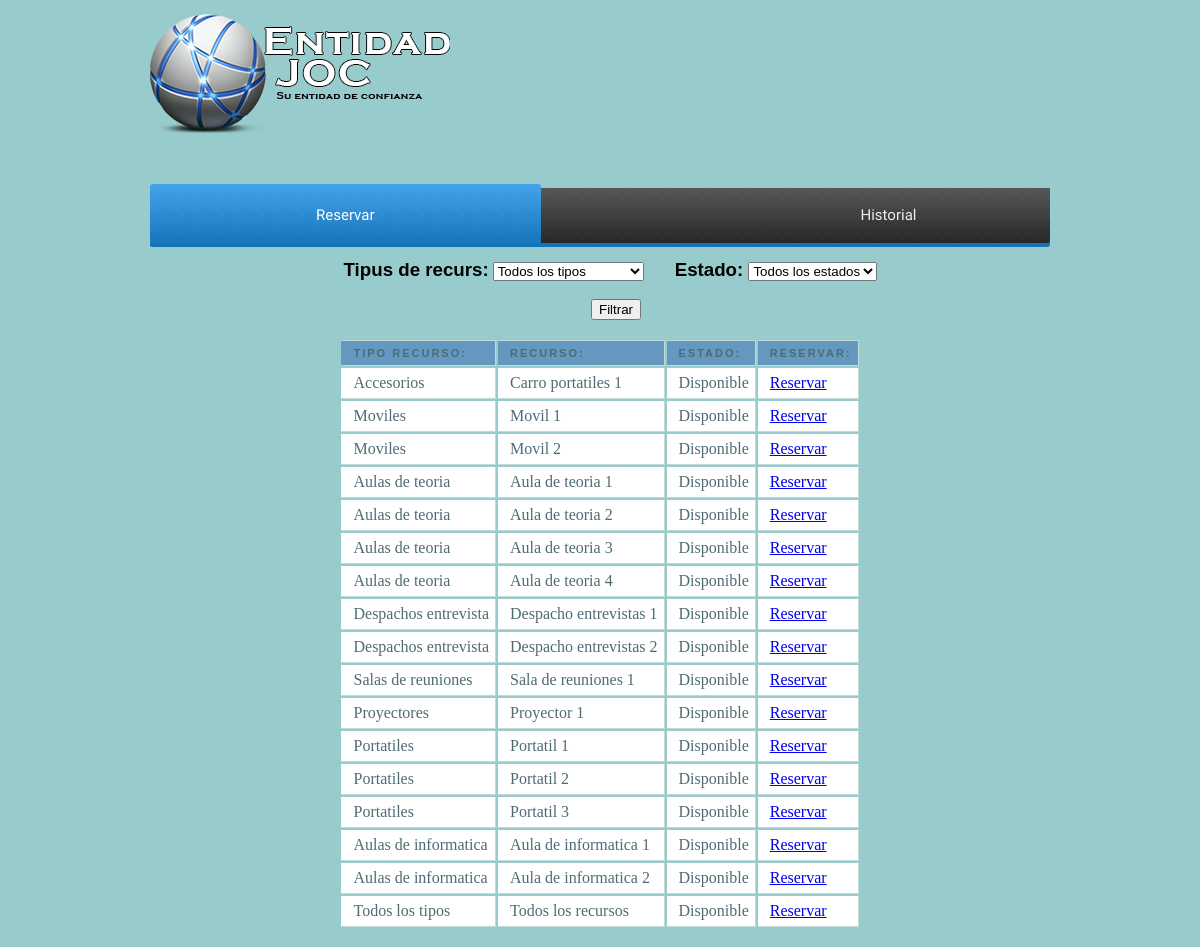
Page /paginausuario_reservar.php on the earlier database version.
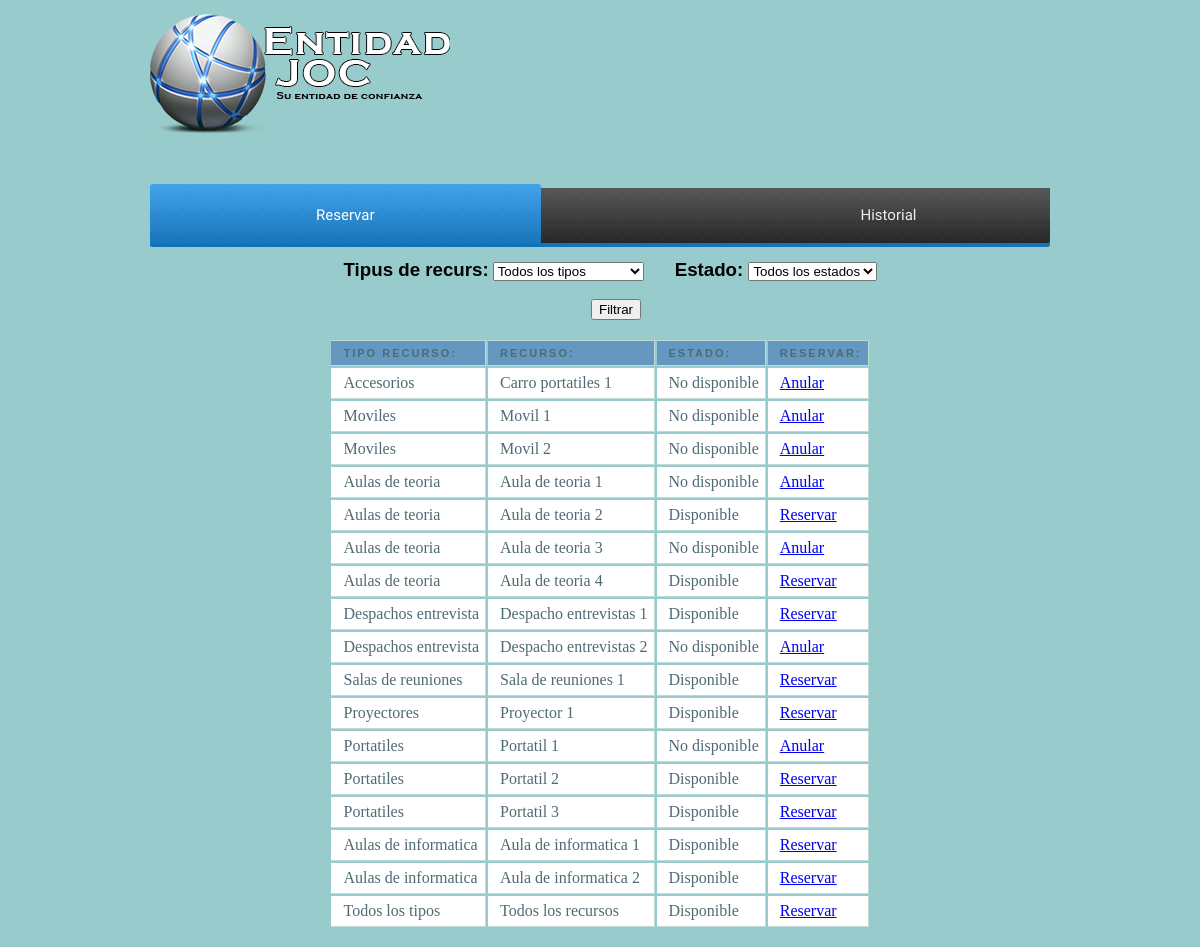
Same page on the later database version.
### tables this page shows
CREATE TABLE IF NOT EXISTS `resources` (
  `idResource` int(255) NOT NULL,
  `nomR` varchar(50) NOT NULL,
  `idEstado` int(11) NOT NULL,
  `idRType` int(11) NOT NULL
);

CREATE TABLE IF NOT EXISTS `resourcestype` (
  `idRType` int(255) NOT NULL,
  `tipo` varchar(20) NOT NULL
);

CREATE TABLE IF NOT EXISTS `estadoinfo` (
  `idEstado` int(255) NOT NULL,
  `nomEstado` varchar(20) NOT NULL
);

### formularis_definitiu.php (the view, shortened to what this page needs)
<link rel="stylesheet" href="css/tablareservas.css">
<!DOCTYPE html>
<html>
	<head>
	</head>
	<body>
		<div id="desplegables">
			<form name="formulario_reservas" action="paginausuario_reservar.php" method="POST">
				<?php
					if (!isset($_REQUEST['tiporecursos'])){
						$conn=mysqli_connect('localhost','root','','bd_intranet');
		                $consulta_Rtype="SELECT idRType, tipo FROM resourcestype";
		                $datos=mysqli_query($conn,$consulta_Rtype);
		        ?>
						<div id="div_izq"><h3>Tipus de recurs:</h3>
						<select name="tiporecursos" onchange="OnSelectionChange(this)">
				            <?php
				            	while($nom=mysqli_fetch_array($datos)){
				               		echo "<option value='$nom[idRType]' selected=$nom[12]>".utf8_encode($nom['tipo'])."</option>";
				               	}
				            ?>
			            </select>
			        <?php
			        	$consulta_Estado="SELECT idEstado, nomEstado FROM estadoinfo";
			            $datos_estado=mysqli_query($conn,$consulta_Estado);
			        ?></div>
			        	<div id="div_cen"><h3> Estado: </h3>
			            <select name="estado">
			            	<?php
			            		while($nombres=mysqli_fetch_array($datos_estado)){
				               		echo "<option value='$nombres[idEstado]' selected=$nombres[4]>".utf8_encode($nombres['nomEstado'])."</option>";
				               	}
			            	?>
			        	</select>
		        <?php
		        	}
	       		?>
	       		<br></div>
	       		<div id="div_boton"><input type="submit" value="Filtrar"></div>
	       	</form>
        </div>
        <div>
        	<br>
        	<center><table class="mytable">
        		<tr>
        			<th>Tipo Recurso:</th>
        			<th>Recurso:</th>
        			<th>Estado:</th>
        			<th>Reservar:</th>
        		</tr>
		        	<?php
		        		if ((!isset($_REQUEST['tiporecursos'])) OR ($_REQUEST['tiporecursos']==12)){
			        		$conn=mysqli_connect('localhost','root','','bd_intranet');
					        if ((!isset($_REQUEST['estado'])) OR ($_REQUEST['estado']==4)){
					        	$sql="SELECT resources.*, resourcestype.*, estadoinfo.* FROM ((resourcestype INNER JOIN resources ON resourcestype.idRType=resources.idRType) INNER JOIN estadoinfo ON resources.idEstado=estadoinfo.idEstado)";
					        }else{
					        	$sql="SELECT resources.*, resourcestype.*, estadoinfo.* FROM ((resourcestype INNER JOIN resources ON resourcestype.idRType=resources.idRType) INNER JOIN estadoinfo ON resources.idEstado=estadoinfo.idEstado) WHERE resources.idEstado=$_REQUEST[estado] OR resources.idEstado=3";
					        }
					        $datos=mysqli_query($conn,$sql);
					        $num_filas = mysqli_num_rows($datos);
					        if ($num_filas!=0){
						        while($valor=mysqli_fetch_array($datos)){
								    echo "<tr>";
									    echo "<td>".$valor['tipo']."</td>";
									    echo "<td>".$valor['nomR']."</td>";
									    echo "<td>".$valor['nomEstado']."</td>";
									    if ($valor['nomEstado']=="Disponible"){
									    	echo "<td><a href=paginausuario_reservar2.php?idresource=".$valor['idResource'].">Reservar</a></td>";
									    } else {
									    	echo "<td><a href=paginausuario_reservar2.php?idresource=".$valor['idResource'].">Anular</a></td>";
									    }
								    echo "</tr>";
								}
							}
						}
		        	?>
        	</table></center>
        </div>
	</body>
</html>

### paginausuario_reservar.php (shortened to what this page needs)
<!DOCTYPE HTML>
<HTML>
	<head>
   		<link rel="stylesheet" href="css/menu.css">
   		<link href="css/paginausuario.css" rel="stylesheet" type="text/css">
   		<link rel="stylesheet" href="css/nav.css">
	</head>
	<body>
		<div class="header">
			<nav id="menu_gral">
		  		<ul>
			    	<li>
        		<ul>
        		</ul>
    				</li>
			</nav>
			<img src="images/logo_2.png">
		</div>
			<div id='cssmenu'>
				<ul>
   			<li class='active'><a href='#'><span>Reservar</span></a></li>
   			<li><a href='paginausuario_historial.php'><span>Historial</span></a></li>
			</ul>
			</div>
		<div class="contenido">
			<?php include("formularis_definitiu.php"); ?>
			<br/>
		</div>
	</body>
</HTML>

### css/menu.css (style rules this page uses)
#cssmenu, #cssmenu ul, #cssmenu ul li, #cssmenu ul li a { margin: 0; padding: 0; border: 0; list-style: none; line-height: 1; display: block; position: relative; font-family: Capriola, Helvetica, sans-serif; }
#cssmenu { width: auto; margin-top:2%; height: 59px; padding-bottom: 4px; }
#cssmenu ul { height: 59px; }
#cssmenu ul li { margin-left: 12.5%; float: left; margin-right: 4px; border-top-left-radius: 3px; border-top-right-radius: 3px; z-index: 5; }
#cssmenu ul li a { padding: 24px 166px 20px 166px; margin-bottom: 4px; border-top-left-radius: 3px; border-top-right-radius: 3px; color: #eeeeee; font-size: 15px; text-decoration: none; }
#cssmenu ul li:first-child, #cssmenu ul li:first-child > a { border-bottom-left-radius: 3px; }
#cssmenu ul li:hover, #cssmenu ul li.active { background: #0f71ba; background: -moz-linear-gradient(top, #3fa4f0 0%, #0f71ba 100%); background: -webkit-gradient(linear, left top, left bottom, color-stop(0%, #3fa4f0), color-stop(100%, #0f71ba)); background: -webkit-linear-gradient(top, #3fa4f0 0%, #0f71ba 100%); background: -o-linear-gradient(top, #3fa4f0 0%, #0f71ba 100%); background: -ms-linear-gradient(top, #3fa4f0 0%, #0f71ba 100%); background: linear-gradient(to bottom, #3fa4f0 0%, #0f71ba 100%); }
#cssmenu ul li a:hover, #cssmenu ul li.active > a { background: url('images/bg.png'); color: #ffffff; }

### css/paginausuario.css (style rules this page uses)
body { margin:0px; background:#98CBCB; }
.header { height:160px; background:#98CBCB; border:0px solid #CCC; width:75%; margin:0px auto; }
.contenido { width:75%; margin:0px auto; margin-top: 1%; }

### css/nav.css (style rules this page uses)
#menu_gral { font-family: Capriola; width: 85%; }
#menu_gral ul { list-style-type: none; text-align: right; font-size: 0; }
#menu_gral > ul li { display: inline-block; width: 15%; position: relative; background: #1D0E82; text-align: center; }
#menu_gral li ul { position: absolute; width: 0; overflow: hidden; }

### css/tablareservas.css (style rules this page uses)
th { font: bold 11px "Trebuchet MS", Verdana, Arial, Helvetica, sans-serif; color: #4f6b72; border-right: 1px solid #C1DAD7; border-bottom: 1px solid #C1DAD7; border-top: 1px solid #C1DAD7; letter-spacing: 2px; text-transform: uppercase; text-align: left; padding: 6px 6px 6px 12px; background: #6498C1 url(images/bg_header.jpg) no-repeat; }
td { border-right: 1px solid #C1DAD7; border-bottom: 1px solid #C1DAD7; background: #fff; padding: 6px 6px 6px 12px; color: #4f6b72; }
h3 { font-family: Helvetica; display: inline; }
#div_izq { display:inline-block; margin-left: 21.5% }
#div_cen { display:inline-block; margin-left:3%; }
#div_boton { margin-left: 49%; margin-top: 2%; }

Differences in the rows shown:
changed resources "Carro portatiles 1": idEstado.nomEstado "Disponible" → "No disponible"; text "Reservar" → "Anular"
changed resources "Movil 1": idEstado.nomEstado "Disponible" → "No disponible"; text "Reservar" → "Anular"
changed resources "Movil 2": idEstado.nomEstado "Disponible" → "No disponible"; text "Reservar" → "Anular"
changed resources "Aula de teoria 1": idEstado.nomEstado "Disponible" → "No disponible"; text "Reservar" → "Anular"
changed resources "Aula de teoria 3": idEstado.nomEstado "Disponible" → "No disponible"; text "Reservar" → "Anular"
changed resources "Despacho entrevistas 2": idEstado.nomEstado "Disponible" → "No disponible"; text "Reservar" → "Anular"
changed resources "Portatil 1": idEstado.nomEstado "Disponible" → "No disponible"; text "Reservar" → "Anular"
